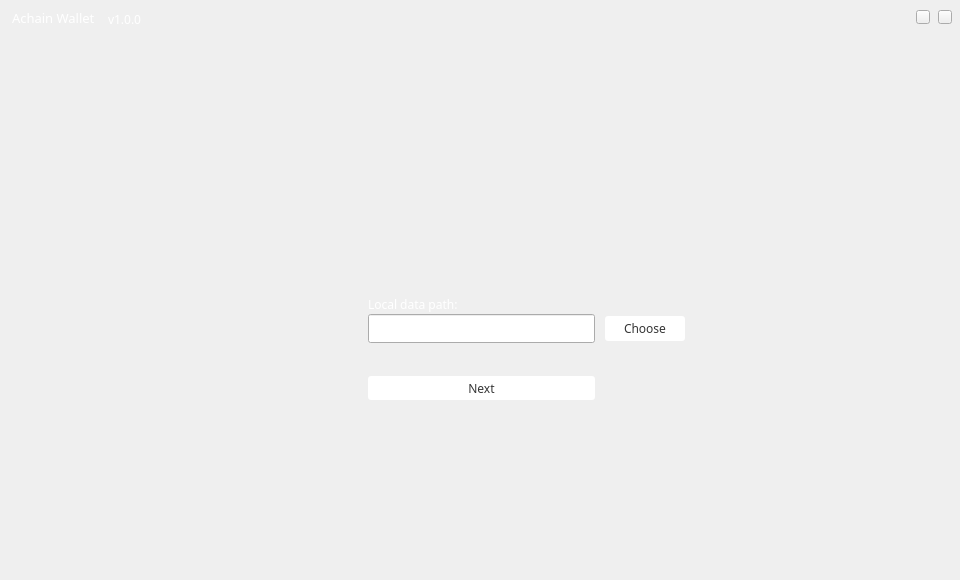
<?xml version="1.0" encoding="UTF-8"?>
<ui version="4.0">
 <class>SelectGopPathWidget</class>
 <widget class="QWidget" name="SelectGopPathWidget">
  <property name="geometry">
   <rect>
    <x>0</x>
    <y>0</y>
    <width>960</width>
    <height>580</height>
   </rect>
  </property>
  <property name="font">
   <font>
    <family>微软雅黑</family>
   </font>
  </property>
  <property name="windowTitle">
   <string>Form</string>
  </property>
  <widget class="QPushButton" name="selectPathBtn">
   <property name="geometry">
    <rect>
     <x>605</x>
     <y>316</y>
     <width>80</width>
     <height>25</height>
    </rect>
   </property>
   <property name="font">
    <font>
     <family>微软雅黑</family>
    </font>
   </property>
   <property name="cursor">
    <cursorShape>PointingHandCursor</cursorShape>
   </property>
   <property name="styleSheet">
    <string notr="true">QPushButton{border:none;
border-radius:3px;
background-color: rgb(255, 255, 255);
color: rgb(53, 53, 53);
}
QPushButton::hover{color: rgb(153, 153, 153);}</string>
   </property>
   <property name="text">
    <string>Choose</string>
   </property>
  </widget>
  <widget class="QLineEdit" name="pathLineEdit">
   <property name="geometry">
    <rect>
     <x>368</x>
     <y>314</y>
     <width>227</width>
     <height>29</height>
    </rect>
   </property>
   <property name="font">
    <font>
     <pointsize>10</pointsize>
    </font>
   </property>
   <property name="readOnly">
    <bool>true</bool>
   </property>
  </widget>
  <widget class="QLabel" name="label">
   <property name="geometry">
    <rect>
     <x>368</x>
     <y>294</y>
     <width>100</width>
     <height>20</height>
    </rect>
   </property>
   <property name="font">
    <font>
     <family>微软雅黑</family>
    </font>
   </property>
   <property name="styleSheet">
    <string notr="true">color: rgb(255, 255, 255);</string>
   </property>
   <property name="text">
    <string>Local data path:</string>
   </property>
  </widget>
  <widget class="QPushButton" name="okBtn">
   <property name="geometry">
    <rect>
     <x>368</x>
     <y>376</y>
     <width>227</width>
     <height>24</height>
    </rect>
   </property>
   <property name="font">
    <font>
     <family>微软雅黑</family>
    </font>
   </property>
   <property name="cursor">
    <cursorShape>PointingHandCursor</cursorShape>
   </property>
   <property name="styleSheet">
    <string notr="true">QPushButton{border:none;
border-radius:3px;
background-color: rgb(255, 255, 255);
color: rgb(53, 53, 53);
}
QPushButton::hover{color: rgb(153, 153, 153);}</string>
   </property>
   <property name="text">
    <string>Next</string>
   </property>
  </widget>
  <widget class="QToolButton" name="closeBtn">
   <property name="geometry">
    <rect>
     <x>938</x>
     <y>10</y>
     <width>14</width>
     <height>14</height>
    </rect>
   </property>
   <property name="cursor">
    <cursorShape>PointingHandCursor</cursorShape>
   </property>
   <property name="focusPolicy">
    <enum>Qt::NoFocus</enum>
   </property>
   <property name="text">
    <string/>
   </property>
  </widget>
  <widget class="QToolButton" name="minBtn">
   <property name="geometry">
    <rect>
     <x>916</x>
     <y>10</y>
     <width>14</width>
     <height>14</height>
    </rect>
   </property>
   <property name="cursor">
    <cursorShape>PointingHandCursor</cursorShape>
   </property>
   <property name="focusPolicy">
    <enum>Qt::NoFocus</enum>
   </property>
   <property name="text">
    <string/>
   </property>
  </widget>
  <widget class="QLabel" name="textLabel">
   <property name="geometry">
    <rect>
     <x>381</x>
     <y>205</y>
     <width>197</width>
     <height>29</height>
    </rect>
   </property>
   <property name="text">
    <string/>
   </property>
  </widget>
  <widget class="QLabel" name="versionLabel_2">
   <property name="geometry">
    <rect>
     <x>12</x>
     <y>10</y>
     <width>91</width>
     <height>16</height>
    </rect>
   </property>
   <property name="font">
    <font>
     <family>微软雅黑</family>
     <pointsize>10</pointsize>
    </font>
   </property>
   <property name="styleSheet">
    <string notr="true">color: rgb(255, 255, 255);</string>
   </property>
   <property name="text">
    <string>Achain Wallet</string>
   </property>
  </widget>
  <widget class="QLabel" name="versionLabel">
   <property name="geometry">
    <rect>
     <x>108</x>
     <y>12</y>
     <width>81</width>
     <height>14</height>
    </rect>
   </property>
   <property name="font">
    <font>
     <family>微软雅黑</family>
     <pointsize>9</pointsize>
    </font>
   </property>
   <property name="styleSheet">
    <string notr="true">color: rgb(255, 255, 255);</string>
   </property>
   <property name="text">
    <string>v1.0.0</string>
   </property>
  </widget>
  <widget class="QLabel" name="logoLabel">
   <property name="geometry">
    <rect>
     <x>380</x>
     <y>120</y>
     <width>190</width>
     <height>112</height>
    </rect>
   </property>
   <property name="font">
    <font>
     <family>Agency FB</family>
     <pointsize>26</pointsize>
     <weight>75</weight>
     <bold>true</bold>
    </font>
   </property>
   <property name="text">
    <string/>
   </property>
  </widget>
 </widget>
 <resources/>
 <connections/>
</ui>
